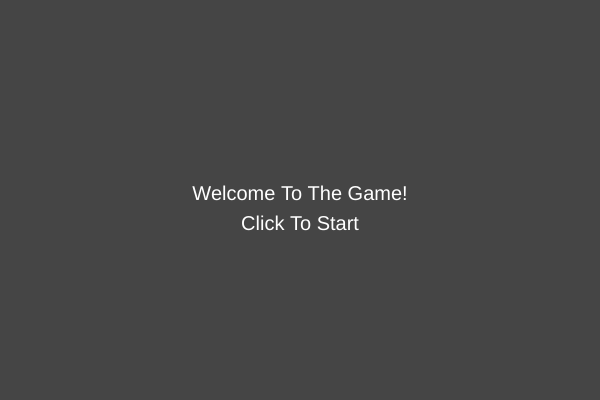
Frame 1 (no input)
Frame 60 (no input): identical to frame 1, image omitted
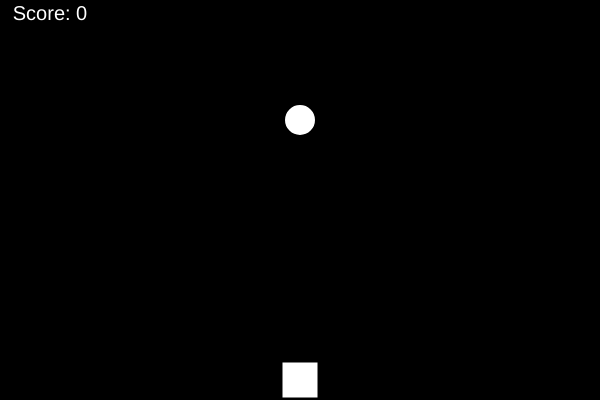
Frame 120 (the mouse pressed at the canvas centre since frame 60)

The p5.js sketch that drew these frames (run headless with seeded random() and noise() and a simulated clock; from frame 60 on, the mouse is pressed at the canvas centre):

// p5.js sketch
// ── sketch.js
let x = 300;
let y = 0;
let score = 0;
let speed = 2;
let screen = 0;

function setup() {
  createCanvas(600, 400);
}

function draw() {
  if (screen === 0) {
    startScreen();
  } else if (screen === 1) {
    startGame();
  } else if (screen === 2) {
    endGame();
  }
}

function mousePressed() {
  if (screen === 0) {
    screen = 1;
  } else if (screen === 2) {
    screen = 0;
    restart();
  }
}

function startScreen() {
  background(69);
  fill(255);
  textAlign(CENTER);
  textSize(20);
  text("Welcome To The Game!", width / 2, height / 2);
  text("Click To Start", width / 2, height / 2 + 30);

  restart();
}

function startGame() {
  background(0); 
  rectMode(CENTER);
  fill(255);
  rect(mouseX, height - 20, 30, 30);

  fill(255);
  noStroke();
  textStyle(NORMAL);
  text("Score: " + score, 50, 20);

  y += speed;

  fill(255);
  stroke(255);
  strokeWeight(5);
  ellipse(x, y, 25, 25);

  if (y > height) {
    screen = 2;
  }


  if (y > height - 15 && x > mouseX - 15 && x < mouseX + 15) {
    y = 0;
    score++;
    speed += 0.5;
    x = random(width);
  }
}

function endGame() {
  background(255, 0, 0);
  noStroke();
  textAlign(CENTER);
  text("Lol You Lost", width / 2, height / 2);
  text("Score: " + score, width / 2, height / 2 + 20);
  text("Click To Play Again", width / 2, height / 2 + 40);
}

function restart() {
  y = 0;
  speed = 2;
  score = 0;
}
